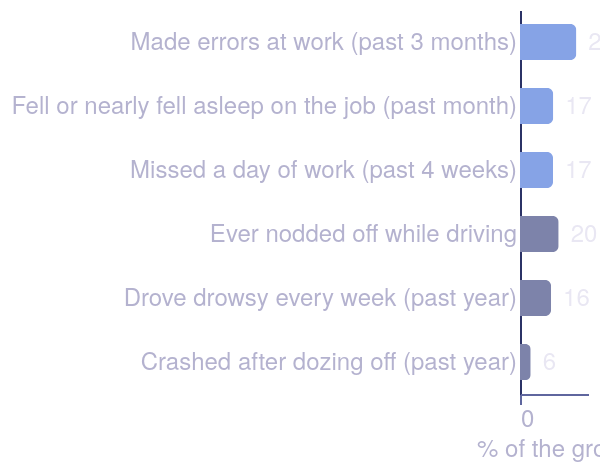

Write the Vega-Lite specification saved for this chart.
### Vega-Lite specification from a JSON file in a GitHub repository (floating-point values rounded to 4 significant figures)
{"$schema": "https://vega.github.io/schema/vega-lite/v5.json", "data": {"values": [{"base": "Among people in work", "impact": "Made errors at work (past 3 months)", "pct": 29.0, "note": "45.8% of 18–24 and 39.2% of 25–34 year olds"}, {"base": "Among people in work", "impact": "Fell or nearly fell asleep on the job (past month)", "pct": 17.1, "note": "27.1% of 18–24 year olds"}, {"base": "Among people in work", "impact": "Missed a day of work (past 4 weeks)", "pct": 17.0, "note": "30.4% of 25–34 year olds"}, {"base": "Among all adults", "impact": "Ever nodded off while driving", "pct": 19.9, "note": "22.3% of men, 17.2% of women"}, {"base": "Among all adults", "impact": "Drove drowsy every week (past year)", "pct": 16.0, "note": "30.1% of 25–34 year olds"}, {"base": "Among all adults", "impact": "Crashed after dozing off (past year)", "pct": 5.5, "note": "10.1% of 25–34 year olds"}]}, "width": "container", "height": {"step": 32}, "encoding": {"y": {"field": "impact", "type": "nominal", "title": null, "sort": ["Made errors at work (past 3 months)", "Fell or nearly fell asleep on the job (past month)", "Missed a day of work (past 4 weeks)", "Ever nodded off while driving", "Drove drowsy every week (past year)", "Crashed after dozing off (past year)"], "axis": {"domain": false, "ticks": false, "labelLimit": 320}}, "x": {"field": "pct", "type": "quantitative", "title": "% of the group", "scale": {"domain": [0, 35]}, "axis": {"grid": true}}, "color": {"field": "base", "type": "nominal", "title": null, "scale": {"domain": ["Among people in work", "Among all adults"], "range": ["#86a3e6", "#7d83aa"]}, "legend": null}}, "layer": [{"mark": {"type": "bar", "height": 18, "cornerRadiusEnd": 3}, "encoding": {"tooltip": [{"field": "impact", "title": "Impact"}, {"field": "base", "title": "Out of"}, {"field": "pct", "title": "%", "format": ".1f"}, {"field": "note", "title": "Highest group"}]}}, {"mark": {"type": "text", "align": "left", "dx": 6, "fontSize": 12}, "encoding": {"text": {"field": "pct", "type": "quantitative", "format": ".0f"}, "color": {"value": "#e9e7f3"}}}], "autosize": {"type": "fit-x", "contains": "padding"}, "config": {"background": "transparent", "font": "'Source Sans 3', 'Helvetica Neue', Arial, sans-serif", "view": {"stroke": null}, "title": {"font": "Fraunces, Georgia, serif", "fontSize": 18, "fontWeight": 600, "color": "#e9e7f3", "anchor": "start", "subtitleFont": "'Source Sans 3', 'Helvetica Neue', Arial, sans-serif", "subtitleFontSize": 13, "subtitleFontWeight": 400, "subtitleColor": "#b4b2cf", "offset": 12}, "axis": {"labelFontSize": 12, "titleFontSize": 12, "titleColor": "#b4b2cf", "labelColor": "#b4b2cf", "gridColor": "#2b3266", "labelLimit": 320, "domainColor": "#5f669e", "tickColor": "#5f669e", "titleFontWeight": 400}, "legend": {"labelLimit": 260, "titleLimit": 300, "labelFontSize": 12, "titleFontSize": 12, "titleColor": "#b4b2cf", "labelColor": "#e9e7f3", "titleFontWeight": 400}, "header": {"labelFontSize": 13, "labelColor": "#e9e7f3", "titleFontSize": 13}, "text": {"font": "'Source Sans 3', 'Helvetica Neue', Arial, sans-serif", "color": "#e9e7f3"}}}
